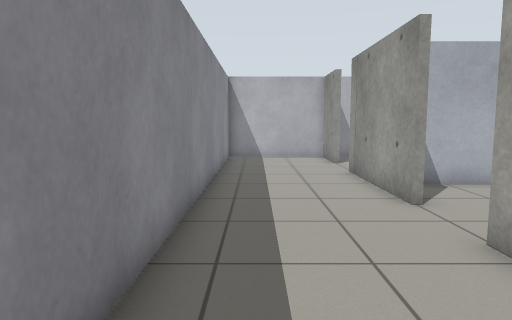
View 1 (above)

16 first-person views from a walk through a robot-simulator world made for Gazebo. The camera is 0.9 m above the floor, tilts 6° down and sees 70° across. The floor is counted in squares, 0.5 m on a side. Each view is taken from the middle of a square. On the plan, view 1 faces up. The plan holds only what a view shows up to about 18 squares ahead; the rest is blank.

View 2
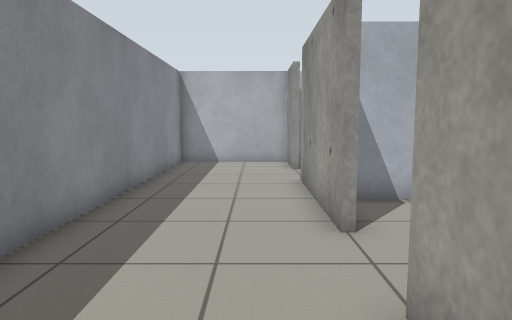

View 3
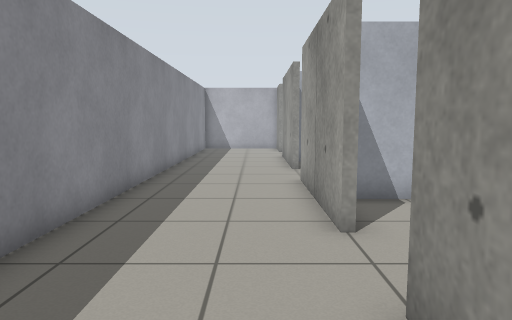

View 4
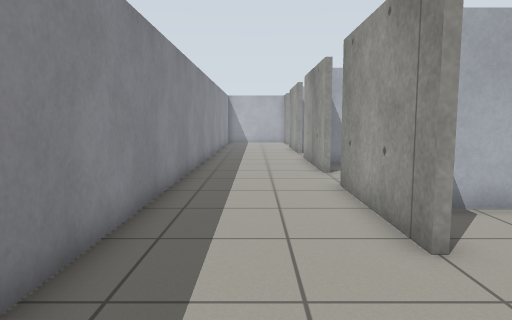

View 5
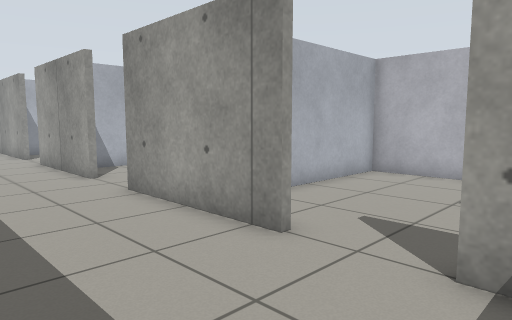

View 6
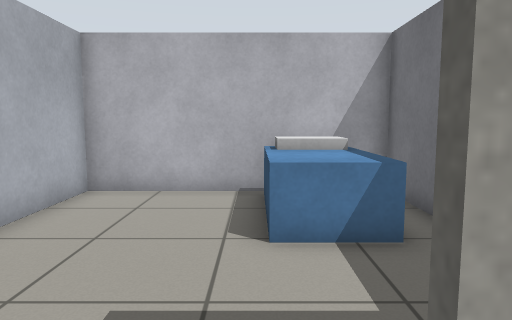

View 7
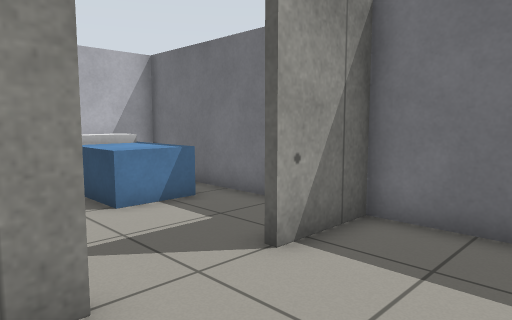

View 8
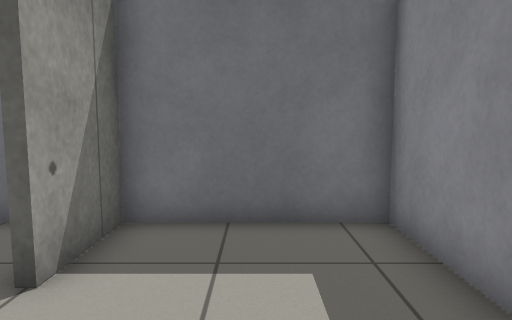

View 9
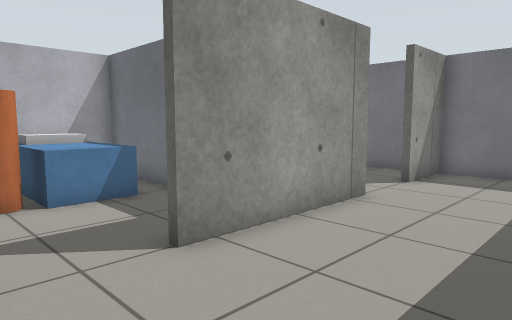

View 10
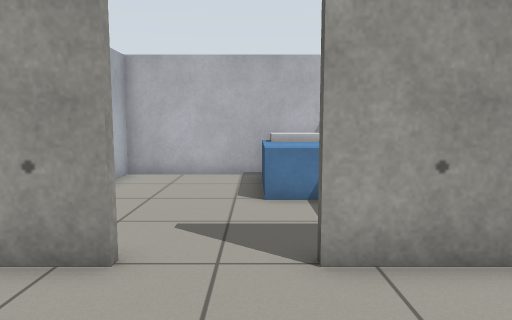

View 11
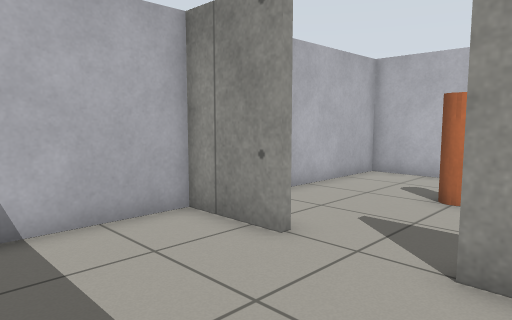

View 12
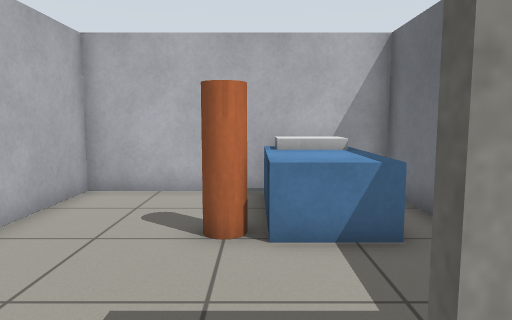

View 13
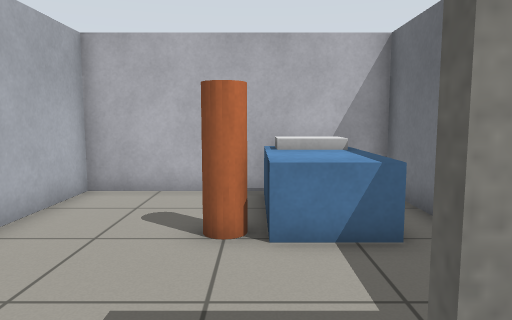

View 14
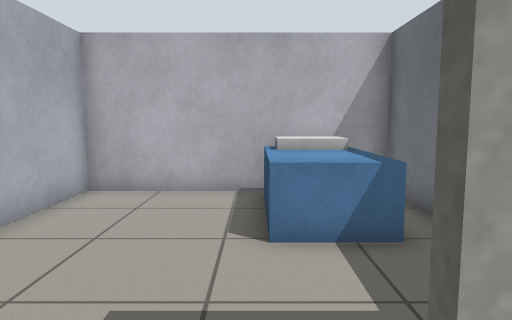

View 15
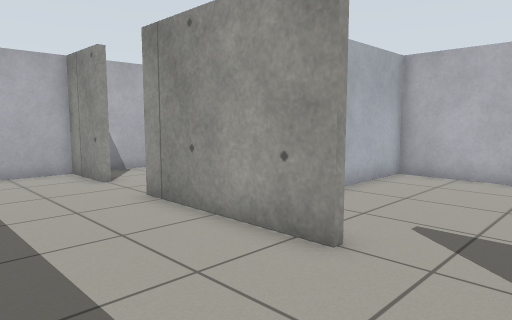

View 16
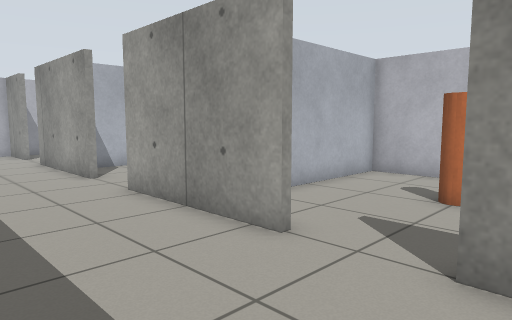

### Floor plan
Points are (right, up) in squares from view 1. A wall is a line through its corners. A room is listed if a view was taken in it or the views show most of it. See-through windows are left out.
Room 1 (views 1, 2, 3, 4, 5, 6, 7, 8, 9, 10, 11, 12, 13, 14, 15, 16)
walls: (3.4, -0.2) (3.4, 5.2); (3.4, 7.8) (3.4, 13.2); (3.4, -8.2) (3.4, -2.8); (3.4, 15.8) (3.4, 18.4) (-1.4, 18.4) (-1.4, -13.4) (3.4, -13.4) (3.4, -10.8)
ways out: opening at (4, -9.5) to room 2; opening at (4, 14.5) to room 3; opening at (4, 6.5) to room 4; opening at (4, -1.5) to room 5
Room 2 (no view inside)
walls: (11.4, -10.2) (11.4, -5.6) (5, -5.6); (4.6, -13.4) (11.4, -13.4) (11.4, -12.6)
ways out: opening at (4, -9.5) to room 1
objects: bed (8, -12) to (11, -10)
Room 3 (no view inside)
walls: (11.4, 13.8) (11.4, 18.4) (3.9, 18.4); (8.8, 10.6) (11.4, 10.6)
ways out: opening at (4, 14.5) to room 1
objects: bed (8, 12) to (11, 14); orange cylinder (8, 14) to (8, 15)
Room 4 (no view inside)
walls: (11.4, 5.8) (11.4, 10.4) (3.9, 10.4); (8.8, 2.6) (11.4, 2.6)
ways out: opening at (4, 6.5) to room 1
objects: bed (8, 4) to (11, 6)
Room 5 (no view inside)
walls: (11.4, -2.2) (11.4, 2.4) (4.1, 2.4); (7.8, -5.4) (11.4, -5.4)
ways out: opening at (4, -1.5) to room 1
objects: bed (8, -4) to (11, -2); orange cylinder (8, -2) to (8, -1)

Where each view was taken, in squares from view 1:
view 1: 0 up, 0 right, facing up
view 2: 2 up, 2 right, facing up
view 3: 6 down, 2 right, facing up
view 4: 13 down, 1 right, facing up
view 5: 12 down, 1 left, facing up-right
view 6: 10 down, 2 right, facing right
view 7: 7 down, 0 right, facing down-right
view 8: 7 down, 1 right, facing down
view 9: 0 up, 1 left, facing down-right
view 10: 6 up, 1 left, facing right
view 11: 12 up, 1 left, facing up-right
view 12: 14 up, 2 right, facing right
view 13: 2 down, 2 right, facing right
view 14: 6 up, 2 right, facing right
view 15: 5 up, 1 left, facing up-right
view 16: 4 down, 1 left, facing up-right
